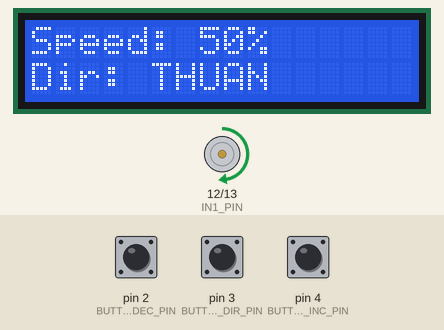
Recording of a sketch running on a simulated Arduino Uno, built with avr-gcc and run on an emulated ATmega328P. Shown: 16×2 character LCD, motor-driver pin pairs drawn as motors (green arrow = first pin HIGH = forward, orange = second pin HIGH = backward, longer = more drive, scaled by the enable pin). The inputs (shaded band) are chosen by the test bench; at power-on: pin 3 (BUTTON_DIR_PIN) HIGH, pin 4 (BUTTON_INC_PIN) HIGH, pin 2 (BUTTON_DEC_PIN) HIGH.

Above: at 1.2 s.
1.3 s: pin 3 (BUTTON_DIR_PIN) pulled LOW for 0.15 s
At 1.9 s:
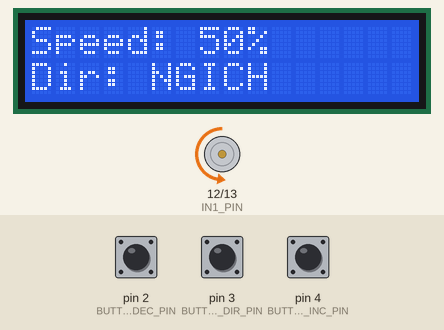
2.9 s: pin 3 (BUTTON_DIR_PIN) pulled LOW for 3.2 s
At 6.2 s:
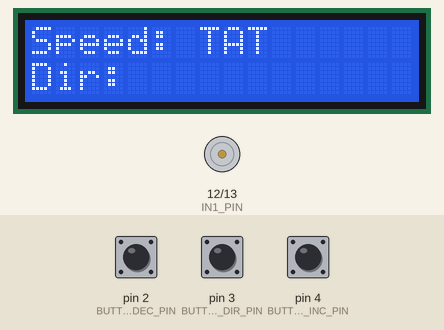
7.6 s: pin 4 (BUTTON_INC_PIN) pulled LOW for 1 s
At 9.7 s:
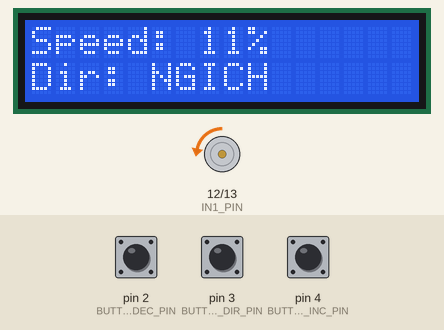
10.1 s: pin 2 (BUTTON_DEC_PIN) pulled LOW for 1 s
At 11.4 s:
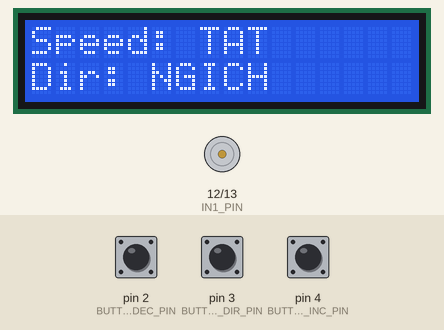
12.6 s: pin 3 (BUTTON_DIR_PIN) pulled LOW for 1 s
At 14.1 s:
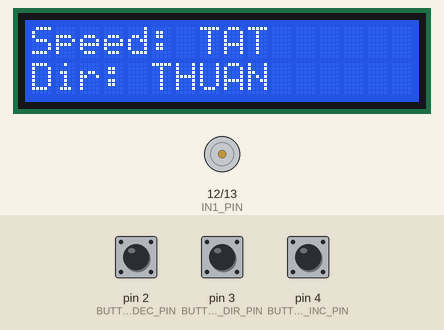
15.1 s: pin 4 (BUTTON_INC_PIN) pulled LOW for 0.15 s
At 15.7 s:
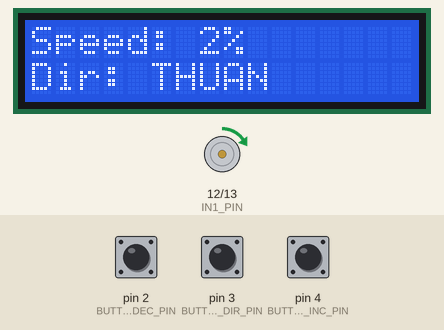
Timing chart, 0 to 17.7 s (numbered marks = the images above; inputs shaded):
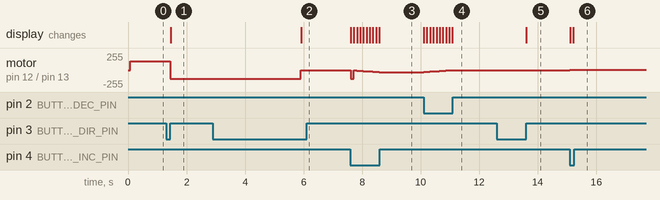

The sketch:

DktocdoDc.ino
```cpp
#include <Wire.h>
#include <LiquidCrystal_I2C.h>

#define EN_PIN 11
#define IN1_PIN 12
#define IN2_PIN 13

#define BUTTON_DEC_PIN 2
#define BUTTON_DIR_PIN 3
#define BUTTON_INC_PIN 4

LiquidCrystal_I2C lcd(0x27, 16, 2);

bool status = true; // on, off
int speed = 128; // Initial speed (50%)
bool direction = true; // true: forward, false: backward

unsigned long buttonPressTime = 0;

void setup() {
  pinMode(EN_PIN, OUTPUT);
  pinMode(IN1_PIN, OUTPUT);
  pinMode(IN2_PIN, OUTPUT);

  pinMode(BUTTON_DIR_PIN, INPUT_PULLUP);
  pinMode(BUTTON_INC_PIN, INPUT_PULLUP);
  pinMode(BUTTON_DEC_PIN, INPUT_PULLUP);

  lcd.init();
  lcd.backlight();
  lcd.setCursor(0, 0);
  lcd.print("Speed: ");
  lcd.setCursor(0, 1);
  lcd.print("Dir:");

  updateSpeed();
  updateDirection();
}

void loop() {
  // Check direction change button
  handleDirectionButton();

  // Check speed increment button
  if (digitalRead(BUTTON_INC_PIN) == LOW) {
    if(!status){
    status = true;
    updateDirection();
    }
    changeSpeed(3);
  }

  // Check speed decrement button
  if (digitalRead(BUTTON_DEC_PIN) == LOW) {
    changeSpeed(-3);
  }
}

void handleDirectionButton() {
  if (digitalRead(BUTTON_DIR_PIN) == LOW) {
    if (buttonPressTime == 0) {
      buttonPressTime = millis();
    } else if (millis() - buttonPressTime > 3000) {
      toggleStatus();
      delay(500);
      buttonPressTime = 0;
    }
  } else if (buttonPressTime > 0) {
    direction = !direction;
    updateDirection();
    buttonPressTime = 0;
    delay(500);
  }
}

void toggleStatus() {
  speed = (speed == 0) ? 128 : 0;
  status = !status;
  updateSpeed();
  updateDirection();
}

void changeSpeed(int change) {
  speed = constrain(speed + change, 0, 255);
  updateSpeed();
  delay(100);
}

void updateSpeed() {
  analogWrite(EN_PIN, speed);
  lcd.setCursor(7, 0);
  lcd.print("     ");
  lcd.setCursor(7, 0);
  if (speed == 0) {
    lcd.print("TAT");
  } else {
    lcd.print(map(speed, 0, 255, 0, 100));
    lcd.print("%");
  }
}

void updateDirection() {
  if (status) {
    digitalWrite(IN1_PIN, direction ? HIGH : LOW);
    digitalWrite(IN2_PIN, direction ? LOW : HIGH);
    lcd.setCursor(5, 1);
    lcd.print(direction ? "THUAN" : "NGICH");
  } else {
    lcd.setCursor(5, 1);
    lcd.print("       ");
  }
}
```

Measured:
- after the input at 1.3 s, motor on pin 12 (IN1_PIN) / pin 13 (IN2_PIN): forward 128/255 → backward 128/255 after 0.15 s; the display: changes after 0.16 s (image 1)
- after the input at 2.9 s, motor on pin 12 (IN1_PIN) / pin 13 (IN2_PIN): backward 128/255 → stopped after 3.0 s; the display: changes after 3.0 s (image 2)
- after the input at 7.6 s, motor on pin 12 (IN1_PIN) / pin 13 (IN2_PIN): stopped → backward 128/255 at once, → backward 6/255 0.11 s later, → backward 9/255 0.11 s later, → backward 12/255 0.11 s later, … (10 changes in this stretch); the display: first changes at once (image 3 shows a later state)
- after the input at 10.1 s, motor on pin 12 (IN1_PIN) / pin 13 (IN2_PIN): moves from backward 30/255 to stopped over 0.98 s, starting at once; the display: first changes at once (image 4 shows a later state)
- after the input at 12.6 s, the display: changes after 1.0 s (image 5)
- after the input at 15.1 s, motor on pin 12 (IN1_PIN) / pin 13 (IN2_PIN): stopped → forward 3/255 at once, → forward 6/255 0.11 s later; the display: first changes at once (image 6 shows a later state)
